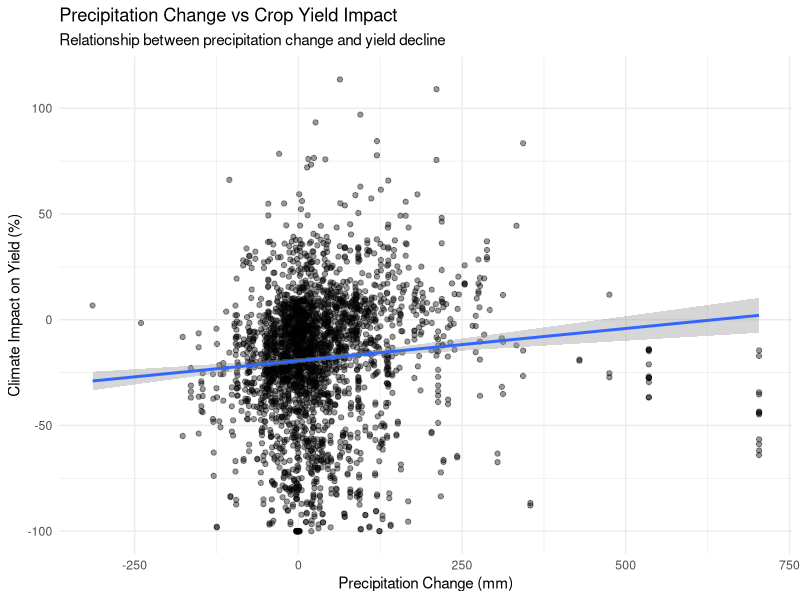
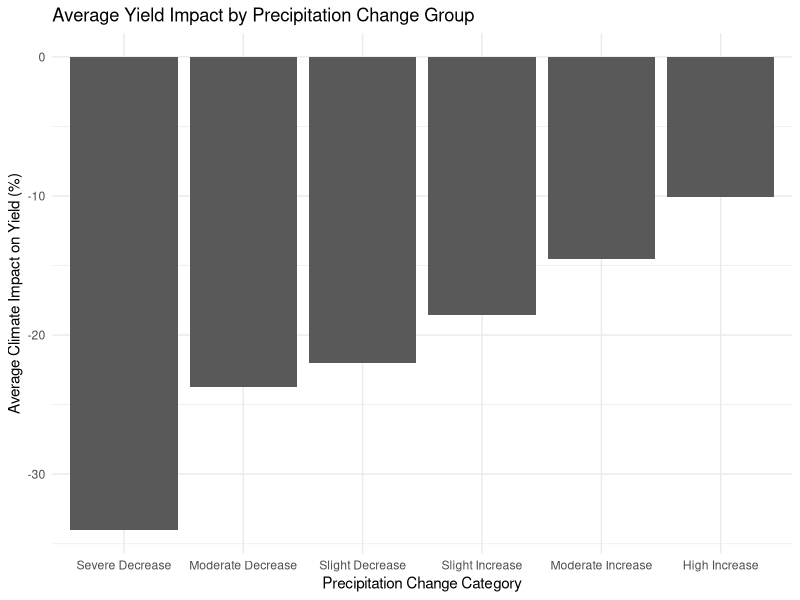

These charts were generated, in order, by the following R code:
# --------------------------------------------------
# Analysis 2: Precipitation Change vs Yield Decline
# Author: RC
# Dataset: clean_data_v2.csv
# Purpose: Examine relationship between precipitation change and crop yield impact
# --------------------------------------------------

library(dplyr)
library(ggplot2)

# 1. Load data
clean_data_v2 <- read.csv("data/clean_data_v2.csv")

# 2. Inspect columns (run once if unsure)
names(clean_data_v2)

# 3. Identify precipitation column
# Try these common names from your dataset:
# - annual_precipitation_change_each_study_mm
# - annual_precipitation_change_from_2005_mm

# 👉 Replace with the correct one if needed
precip_col <- "annual_precipitation_change_each_study_mm"

# 4. Create analysis dataset
analysis2 <- clean_data_v2 %>%
  filter(!is.na(.data[[precip_col]]),
         !is.na(climate_impacts))

# 5. Basic checks
summary(analysis2[[precip_col]])
summary(analysis2$climate_impacts)
nrow(analysis2)

# 6. Correlation
cor_precip_yield <- cor(
  analysis2[[precip_col]],
  analysis2$climate_impacts,
  use = "complete.obs"
)

cor_precip_yield
# 7. Linear regression
analysis2$precip_value <- analysis2[[precip_col]]

model_precip_yield <- lm(climate_impacts ~ precip_value, data = analysis2)
# 8. Scatter plot
ggplot(analysis2, aes(x = .data[[precip_col]], y = climate_impacts)) +
  geom_point(alpha = 0.4) +
  geom_smooth(method = "lm", se = TRUE) +
  labs(
    title = "Precipitation Change vs Crop Yield Impact",
    subtitle = "Relationship between precipitation change and yield decline",
    x = "Precipitation Change (mm)",
    y = "Climate Impact on Yield (%)"
  ) +
  theme_minimal()
# 9. Group precipitation into bins
analysis2_bins <- analysis2 %>%
  mutate(precip_group = cut(
    .data[[precip_col]],
    breaks = c(-Inf, -100, -50, 0, 50, 100, Inf),
    labels = c("Severe Decrease", "Moderate Decrease", "Slight Decrease",
               "Slight Increase", "Moderate Increase", "High Increase")
  )) %>%
  group_by(precip_group) %>%
  summarise(
    average_yield_impact = mean(climate_impacts, na.rm = TRUE),
    number_of_records = n()
  )

analysis2_bins
# 10. Bar chart
ggplot(analysis2_bins, aes(x = precip_group, y = average_yield_impact)) +
  geom_col() +
  labs(
    title = "Average Yield Impact by Precipitation Change Group",
    x = "Precipitation Change Category",
    y = "Average Climate Impact on Yield (%)"
  ) +
  theme_minimal()
